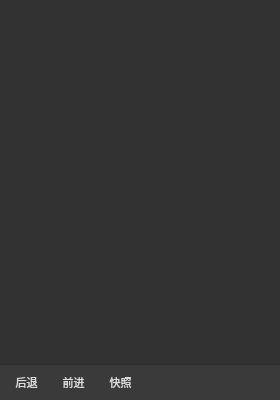
<?xml version="1.0" encoding="UTF-8"?>
<ui version="4.0">
 <class>HistoryPanel</class>
 <widget class="QWidget" name="HistoryPanel">
  <property name="geometry">
   <rect>
    <x>0</x>
    <y>0</y>
    <width>280</width>
    <height>400</height>
   </rect>
  </property>
  <property name="styleSheet">
   <string notr="true">QListWidget {
  background-color: #323232; color: #eee; border: none; outline: none; font-size: 12px;
}
QListWidget::item { padding: 4px 6px; min-height: 22px; }
QListWidget::item:selected { background-color: #555555; }
QFrame#toolbarHost { background-color: #3a3a3a; border: none; border-top: 1px solid #2a2a2a; }
QToolButton {
  background-color: transparent; color: #ddd; border: 1px solid transparent;
  border-radius: 2px; padding: 2px 6px; font-size: 11px; min-height: 22px;
}
QToolButton:hover { background-color: #4e4e4e; }
QToolButton:disabled { color: #666; }</string>
  </property>
  <layout class="QVBoxLayout" name="rootLayout">
   <property name="spacing">
    <number>0</number>
   </property>
   <property name="leftMargin">
    <number>0</number>
   </property>
   <property name="topMargin">
    <number>0</number>
   </property>
   <property name="rightMargin">
    <number>0</number>
   </property>
   <property name="bottomMargin">
    <number>0</number>
   </property>
   <item>
    <widget class="QListWidget" name="itemList">
     <property name="selectionMode">
      <enum>QAbstractItemView::SelectionMode::SingleSelection</enum>
     </property>
    </widget>
   </item>
   <item>
    <widget class="QFrame" name="toolbarHost">
     <property name="minimumSize">
      <size>
       <width>0</width>
       <height>36</height>
      </size>
     </property>
     <property name="maximumSize">
      <size>
       <width>16777215</width>
       <height>36</height>
      </size>
     </property>
     <property name="frameShape">
      <enum>QFrame::Shape::NoFrame</enum>
     </property>
     <layout class="QHBoxLayout" name="toolbarLayout">
      <property name="spacing">
       <number>2</number>
      </property>
      <property name="leftMargin">
       <number>4</number>
      </property>
      <property name="topMargin">
       <number>2</number>
      </property>
      <property name="rightMargin">
       <number>4</number>
      </property>
      <property name="bottomMargin">
       <number>2</number>
      </property>
      <item>
       <widget class="QToolButton" name="btnStepBack">
        <property name="text">
         <string>后退</string>
        </property>
        <property name="toolTip">
         <string>后退一步</string>
        </property>
        <property name="autoRaise">
         <bool>true</bool>
        </property>
       </widget>
      </item>
      <item>
       <widget class="QToolButton" name="btnStepForward">
        <property name="text">
         <string>前进</string>
        </property>
        <property name="toolTip">
         <string>前进一步</string>
        </property>
        <property name="autoRaise">
         <bool>true</bool>
        </property>
       </widget>
      </item>
      <item>
       <widget class="QToolButton" name="btnNewSnapshot">
        <property name="text">
         <string>快照</string>
        </property>
        <property name="toolTip">
         <string>新建快照</string>
        </property>
        <property name="autoRaise">
         <bool>true</bool>
        </property>
       </widget>
      </item>
      <item>
       <spacer name="toolbarSpacer">
        <property name="orientation">
         <enum>Qt::Orientation::Horizontal</enum>
        </property>
        <property name="sizeHint" stdset="0">
         <size>
          <width>40</width>
          <height>10</height>
         </size>
        </property>
       </spacer>
      </item>
     </layout>
    </widget>
   </item>
  </layout>
 </widget>
 <resources/>
 <connections/>
</ui>
